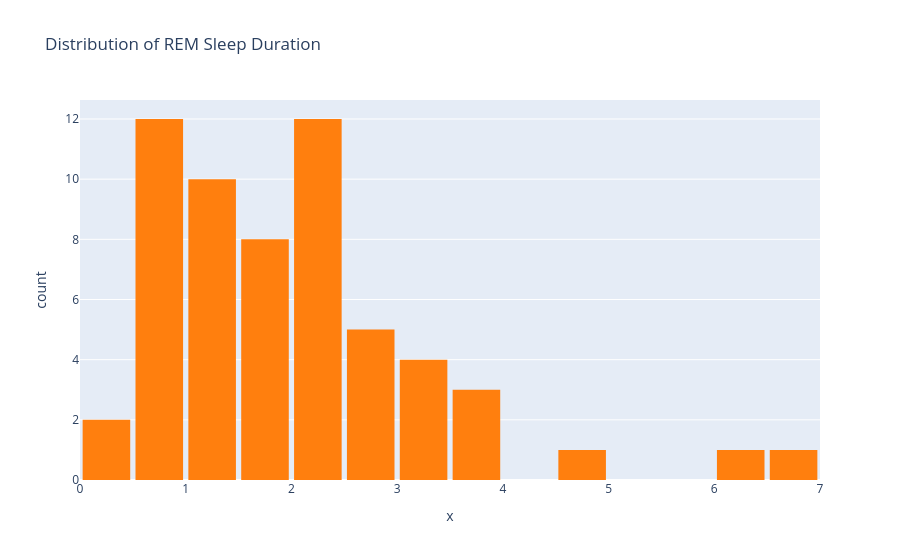

Source (notebook cell):
### Code cell
# Plotting the distribution of REM sleep
fig = px.histogram(
    rem,
    x=rem,
    nbins=20,
    title="Distribution of REM Sleep Duration",
    # labels={"rem": "REM Sleep (hours)", "sleep_total": "Number of Species"},
    color_discrete_sequence=["#FF7F0E"]
)
fig.update_layout(bargap=0.1)
fig.show()

### Figure 1 — Plotly figure (JSON) as saved in the notebook; plotly's stock layout.template omitted (floating-point values rounded to 4 significant figures)
{"data": [{"alignmentgroup": "True", "bingroup": "x", "hovertemplate": "x=%{x}<br>count=%{y}<extra></extra>", "legendgroup": "", "marker": {"color": "#FF7F0E", "pattern": {"shape": ""}}, "name": "", "nbinsx": 20, "offsetgroup": "", "orientation": "v", "showlegend": false, "type": "histogram", "x": [0.5, 0.6, 3.9, 1, 3.2, 1.4, 1.5, 0.7, 2.9, 0.4, 2.1, 3.5, 1.9, 1.3, 6.1, 0.6, 0.6, 3.1, 1.5, 3.4, 0.8, 0.6, 1.9, 1.4, 2, 3.1, 1.2, 2.4, 1.4, 2, 4.9, 1.4, 1.8, 1.1, 0.9, 2.4, 0.1, 2.7, 0.9, 2.4, 2.6, 2.4, 0.6, 2.2, 2.3, 6.6, 0.5, 2.6, 1, 2.2, 0.6, 2, 2.7, 2.2, 1.5, 1.9, 3.6, 1.8, 1.4], "xaxis": "x", "yaxis": "y"}], "layout": {"bargap": 0.1, "barmode": "relative", "legend": {"tracegroupgap": 0}, "title": {"text": "Distribution of REM Sleep Duration"}, "xaxis": {"anchor": "y", "domain": [0, 1], "title": {"text": "x"}}, "yaxis": {"anchor": "x", "domain": [0, 1], "title": {"text": "count"}}}}
